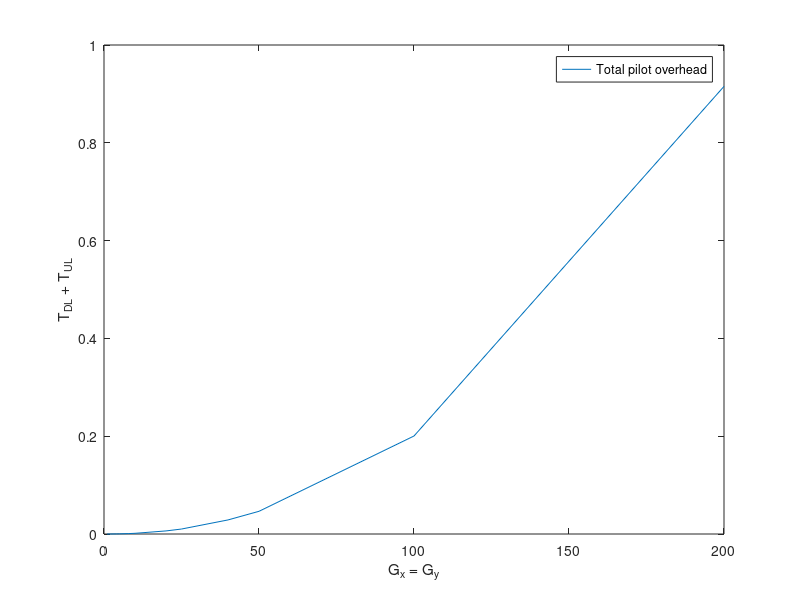
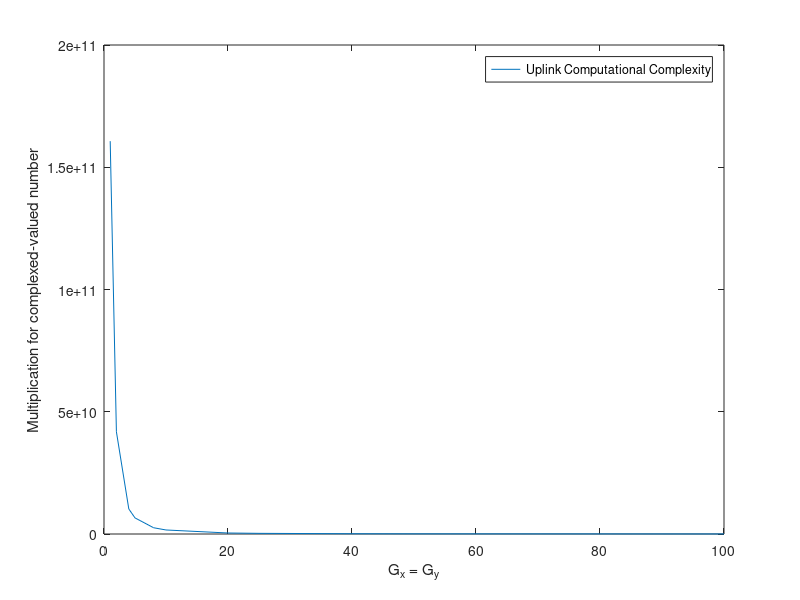

Write the MATLAB code that produced these figures, in order.
clear all;close all;clc;
G = [1 2 4 5 8 10 20 25 40 50 100 200];
load Time_F10.mat;
figure;
plot(G,T);
xlabel('G_x = G_y');
ylabel('T_D_L + T_U_L');
legend('Total pilot overhead');

g = [1 2 4 5 8 10 20 25 40 50 100];
load N_complexed_valued_multiplication_F10.mat;
figure;
plot(g,N_cm);
%xlim([1 20]);
%ylim([1e8 1e12]);
xlabel('G_x = G_y');
ylabel('Multiplication for complexed-valued number');
legend('Uplink Computational Complexity');
